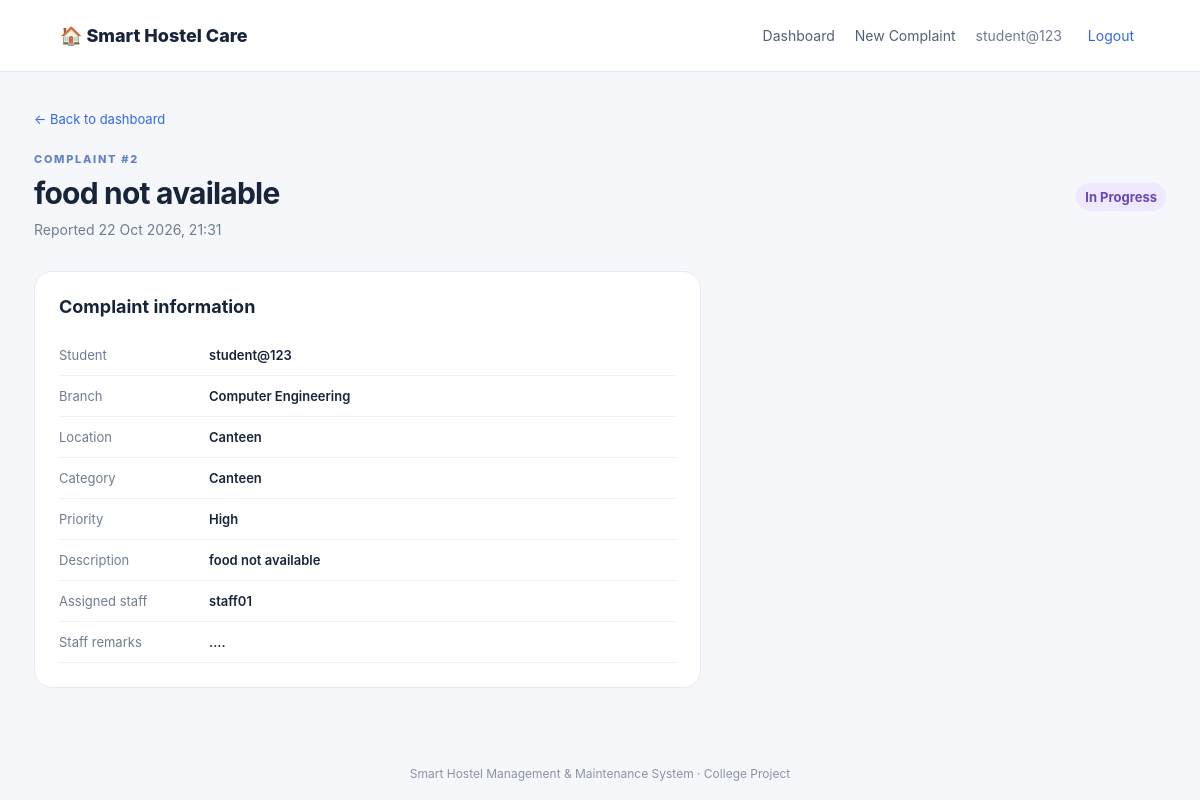
Screenshot of /complaint/2/ (signed in) with the database file from the repository.
### maintenance/models.py (models this page shows, shortened)
class Complaint(models.Model):
    STATUS_CHOICES = [
        ("Pending", "Pending"),
        ("In Progress", "In Progress"),
        ("Resolved", "Resolved"),
    ]
    LOCATION_CHOICES = [
        ("Hostel Room", "Hostel Room"),
        ("Canteen", "Canteen"),
        ("College Ground", "College Ground"),
        ("College Campus / Corridor", "College Campus / Corridor"),
        ("Classroom", "Classroom"),
        ("Washroom", "Washroom"),
        ("Library", "Library"),
        ("Hostel Common Area", "Hostel Common Area"),
        ("Other", "Other"),
    ]
    CATEGORY_CHOICES = [
        ("Electrical", "Electrical"),
        ("Plumbing / Water", "Plumbing / Water"),
        ("Cleaning", "Cleaning"),
        ("Furniture", "Furniture"),
        ("Internet / Wi-Fi", "Internet / Wi-Fi"),
        ("Canteen", "Canteen"),
        ("Other", "Other"),
    ]
    PRIORITY_CHOICES = [("Low", "Low"), ("Medium", "Medium"), ("High", "High"), ("Urgent", "Urgent")]
    student = models.ForeignKey(User, on_delete=models.CASCADE, related_name="hostel_complaints")
    branch = models.ForeignKey(Branch, on_delete=models.PROTECT)
    location = models.CharField(max_length=50, choices=LOCATION_CHOICES)
    room_number = models.CharField(max_length=20, blank=True)
    category = models.CharField(max_length=50, choices=CATEGORY_CHOICES)
    priority = models.CharField(max_length=10, choices=PRIORITY_CHOICES, default="Medium")
    title = models.CharField(max_length=120)
    description = models.TextField()
    photo = models.ImageField(upload_to="complaints/", blank=True, null=True)
    status = models.CharField(max_length=20, choices=STATUS_CHOICES, default="Pending")
    assigned_staff = models.ForeignKey(User, on_delete=models.SET_NULL, null=True, blank=True, related_name="assigned_complaints")
    staff_remarks = models.TextField(blank=True)
    created_at = models.DateTimeField(auto_now_add=True)
    updated_at = models.DateTimeField(auto_now=True)

class Branch(models.Model):
    name = models.CharField(max_length=100, unique=True)

### maintenance/views.py (the view, shortened to what this page needs)
# urls.py: path("complaint/<int:pk>/", views.complaint_detail, name="complaint_detail"),
@login_required
def complaint_detail(request, pk):
    complaint = get_object_or_404(Complaint.objects.select_related("branch", "student", "assigned_staff"), pk=pk)
    if not (request.user.is_staff or request.user.is_superuser) and complaint.student_id != request.user.id:
        messages.error(request, "You do not have permission to view this complaint.")
        return redirect("dashboard")
    status_form = None
    return render(request, "complaint_detail.html", {"complaint": complaint, "status_form": status_form})

### templates/complaint_detail.html (shortened to what this page needs)
{% extends 'base.html' %}
{% block content %}
<a class="back-link" href="{% url 'dashboard' %}">← Back to dashboard</a>
<div class="page-heading"><div><span class="eyebrow">COMPLAINT #{{ complaint.id }}</span><h1>{{ complaint.title }}</h1><p>Reported {{ complaint.created_at|date:"d M Y, H:i" }}</p></div><span class="status large {{ complaint.status|slugify }}">{{ complaint.status }}</span></div>
<div class="detail-grid">
  <section class="panel detail-panel"><h2>Complaint information</h2>
    <dl>
      <dt>Student</dt><dd>{{ complaint.student.username }}</dd>
      <dt>Branch</dt><dd>{{ complaint.branch.name }}</dd>
      <dt>Location</dt><dd>{{ complaint.location }}</dd>
      <dt>Category</dt><dd>{{ complaint.category }}</dd><dt>Priority</dt><dd>{{ complaint.priority }}</dd>
      <dt>Description</dt><dd>{{ complaint.description }}</dd>
      <dt>Assigned staff</dt><dd>{{ complaint.assigned_staff.username|default:"Not assigned" }}</dd>
      <dt>Staff remarks</dt><dd>{{ complaint.staff_remarks|default:"No remarks yet" }}</dd>
    </dl>
  </section>
</div>
{% endblock %}

### templates/base.html (shortened to what this page needs)
{% load static %}
<!doctype html>
<html lang="en">
<head>
  <link rel="stylesheet" href="{% static 'css/style.css' %}">
</head>
<body>
<header class="topbar">
  <a class="brand" href="{% url 'home' %}">🏠 Smart Hostel Care</a>
  <nav>
    {% if user.is_authenticated %}
      <a href="{% url 'dashboard' %}">Dashboard</a>
      {% if not user.is_staff and not user.is_superuser %}<a href="{% url 'new_complaint' %}">New Complaint</a>{% endif %}
      <span class="user-label">{{ user.username }}</span>
      <form class="logout-form" method="post" action="{% url 'logout' %}">{% csrf_token %}<button class="link-button">Logout</button></form>
    {% else %}
      <a href="{% url 'login' %}">Login</a><a href="{% url 'register' %}">Student Register</a>
    {% endif %}
  </nav>
</header>
<main class="container">
  {% block content %}{% endblock %}
</main>
<footer>Smart Hostel Management &amp; Maintenance System · College Project</footer>
</body></html>

### static/css/style.css (style rules this page uses)
:root { --ink:#17243a;--muted:#6f7c91;--blue:#3268e8;--line:#e6ebf3;--bg:#f5f7fb;--green:#18835b;--orange:#b96a12;--purple:#7654c8 }
* { box-sizing:border-box }
body { margin:0;background:var(--bg);font-family:Inter,Segoe UI,Arial,sans-serif;color:var(--ink) }
a { color:var(--blue);text-decoration:none }
.topbar { height:72px;background:#fff;border-bottom:1px solid var(--line);display:flex;align-items:center;justify-content:space-between;padding:0 max(5%,calc((100% - 1180px)/2));gap:20px }
.brand { font-size:18px;font-weight:800;color:var(--ink);white-space:nowrap }
.topbar nav { display:flex;align-items:center;gap:20px;font-size:14px }
.topbar nav a { color:#526078 }
.user-label { color:var(--muted) }
.logout-form { margin:0 }
.link-button { border:0;background:none;color:var(--blue);font:inherit;cursor:pointer }
.container { max-width:1180px;margin:36px auto;padding:0 24px;min-height:75vh }
.eyebrow { font-size:11px;letter-spacing:1.7px;font-weight:800;color:#6283c8 }
.feature,.panel,.stat-card { background:#fff;border:1px solid var(--line);border-radius:16px }
.feature p,.panel-head p,.page-heading p { color:var(--muted);font-size:14px;line-height:1.6;margin:5px 0 }
.page-heading { display:flex;justify-content:space-between;align-items:center;gap:20px;margin-bottom:25px }
.page-heading h1 { font-size:30px;letter-spacing:-.8px;margin:8px 0 }
.panel { overflow:hidden }
.panel-head h2,.detail-panel h2 { margin:0;font-size:18px }
.status,.priority { display:inline-block;border-radius:30px;padding:6px 9px;font-size:11px;font-weight:700;background:#eef1f6;color:#647086 }
.status.in-progress { background:#eee9ff;color:#6946ba }
.status.large { font-size:13px }
.form-card,.detail-panel { background:#fff;border:1px solid var(--line);border-radius:18px;padding:28px }
.detail-grid { display:grid;grid-template-columns:1.2fr .8fr;gap:20px }
.detail-panel { padding:24px }
.detail-panel h2 { margin-bottom:18px }
.detail-panel dl { display:grid;grid-template-columns:150px 1fr;gap:0;margin:0 }
.detail-panel dt,.detail-panel dd { padding:12px 0;border-bottom:1px solid #eef1f6;font-size:13px;overflow-wrap:anywhere }
.detail-panel dt { color:var(--muted) }
.detail-panel dd { margin:0;font-weight:600 }
.back-link { display:inline-block;margin-bottom:20px;font-size:13px }
footer { text-align:center;color:#8a94a7;font-size:12px;padding:22px }

### rows the page displays
Complaint: id "2", title "food not available", created_at "22 Oct 2026, 21:31", status "In Progress", student.username "student@123", branch.name "Computer Engineering", location "Canteen", category "Canteen", priority "High", description "food not available", assigned_staff.username "staff01", staff_remarks "...."

### other values shown
{{ user.username }} "student@123"
